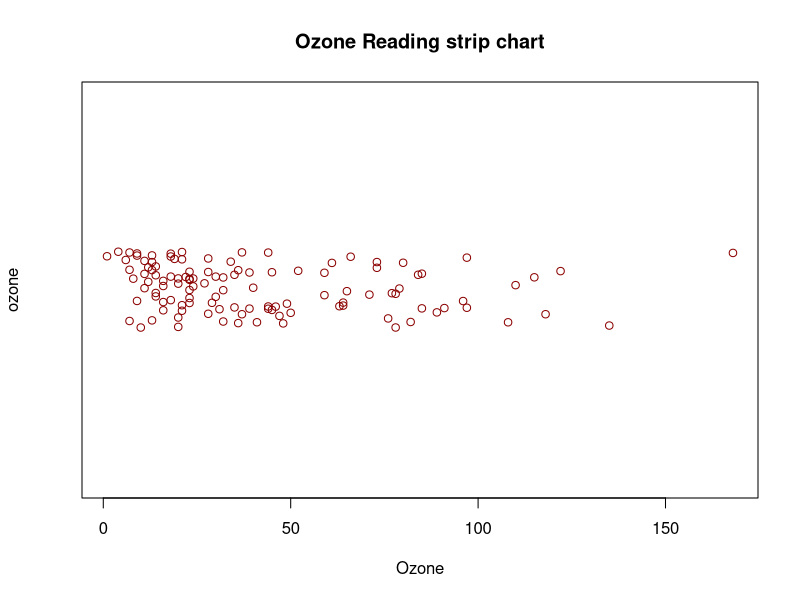

This chart was generated by the following R code:
data("airquality")
stripchart(airquality$Ozone,
           method="jitter",
           vertical=FALSE,
           main="Ozone Reading strip chart",
           xlab="Ozone",
           ylab="ozone",
           pch = 1,
           col="darkred")
